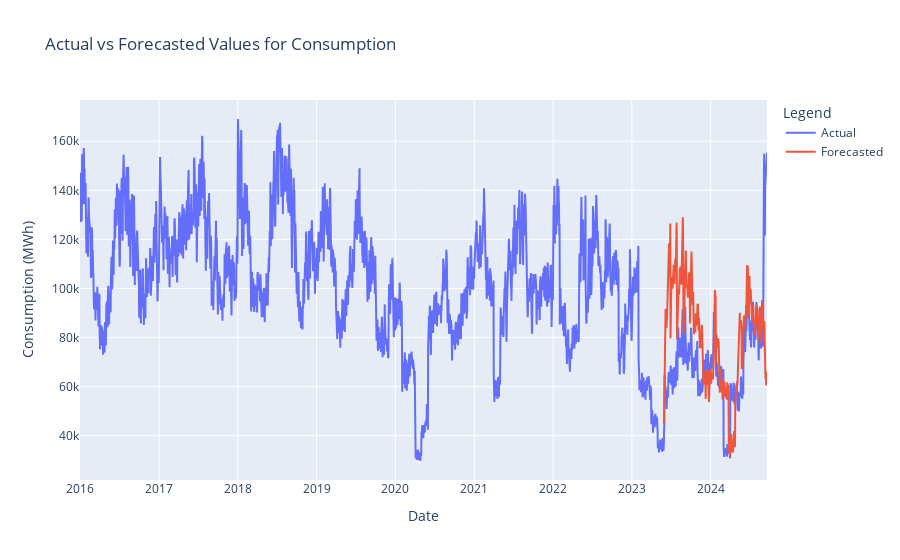

This figure's notebook cell:
### Code cell
plot_forecasts(data, exog_predictions.pred, split)

### Figure 1 — Plotly figure (JSON) as saved in the notebook; plotly's stock layout.template omitted (floating-point values rounded to 4 significant figures; data arrays with more than 128 entries replaced by an {"elided": "..."} marker saying what was removed)
{"data": [{"mode": "lines", "name": "Actual", "type": "scatter", "x": {"elided": "3184 str values"}, "y": {"elided": "3184 int values"}}, {"mode": "lines", "name": "Forecasted", "type": "scatter", "x": {"elided": "478 str values"}, "y": {"elided": "478 float values"}}], "layout": {"autosize": true, "legend": {"title": {"text": "Legend"}}, "title": {"text": "Actual vs Forecasted Values for Consumption"}, "xaxis": {"autorange": true, "range": ["2016-01-01", "2024-09-18"], "title": {"text": "Date"}, "type": "date"}, "yaxis": {"autorange": true, "range": [21970.0, 176800.0], "title": {"text": "Consumption (MWh)"}, "type": "linear"}}}
